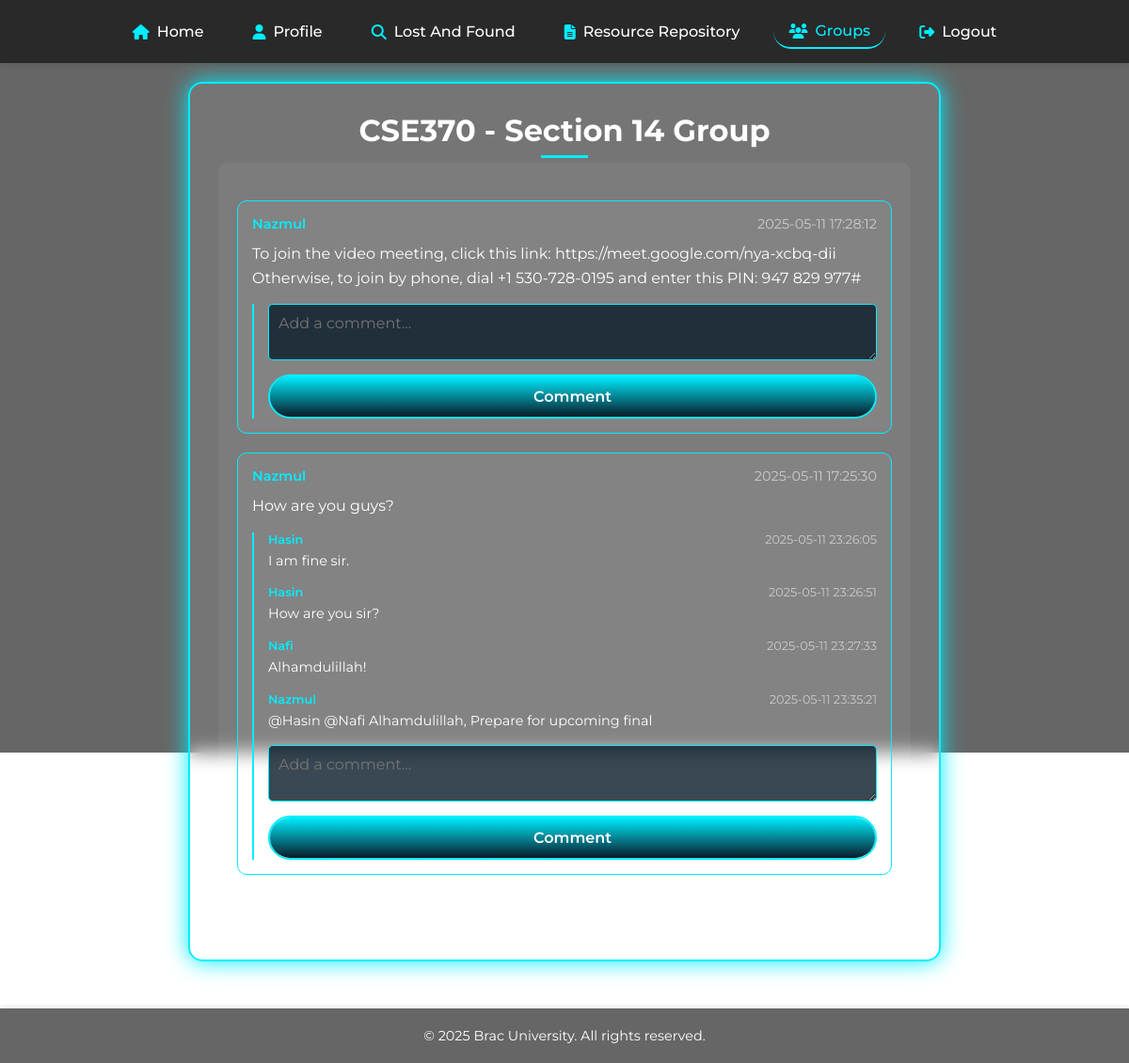
Screenshot of /group_post/group_posts.php?section_id=1114 (signed in) with the database file from the repository.
### tables this page shows
CREATE TABLE `sections` (
  `section_id` int(11) NOT NULL AUTO_INCREMENT,
  `course_code` varchar(10) NOT NULL,
  `faculty` varchar(50) NOT NULL,
  `section` int(11) NOT NULL,
  PRIMARY KEY (`section_id`)
);

CREATE TABLE `group_post` (
  `post_id` int(11) NOT NULL AUTO_INCREMENT,
  `content` text NOT NULL,
  `timestamp` timestamp NOT NULL DEFAULT current_timestamp() ON UPDATE current_timestamp(),
  `user_id` int(11) NOT NULL,
  `section_id` int(11) NOT NULL,
  PRIMARY KEY (`post_id`),
  KEY `poster` (`user_id`),
  KEY `grouper` (`section_id`),
  CONSTRAINT `grouper` FOREIGN KEY (`section_id`) REFERENCES `sections` (`section_id`),
  CONSTRAINT `poster` FOREIGN KEY (`user_id`) REFERENCES `user` (`user_id`)
);

CREATE TABLE `user` (
  `user_id` int(11) NOT NULL AUTO_INCREMENT,
  `username` varchar(50) NOT NULL,
  `email` varchar(100) NOT NULL,
  `password` varchar(255) NOT NULL,
  `status` varchar(50) NOT NULL DEFAULT 'Offline',
  `id_no` int(11) DEFAULT NULL,
  PRIMARY KEY (`user_id`),
  UNIQUE KEY `email` (`email`),
  UNIQUE KEY `id_no` (`id_no`)
);

CREATE TABLE `comments` (
  `comment_id` int(11) NOT NULL AUTO_INCREMENT,
  `content` text NOT NULL,
  `timestamp` datetime NOT NULL,
  `user_id` int(11) NOT NULL,
  `post_id` int(11) NOT NULL,
  PRIMARY KEY (`comment_id`),
  KEY `commenter` (`user_id`),
  KEY `pos-ter` (`post_id`),
  CONSTRAINT `commenter` FOREIGN KEY (`user_id`) REFERENCES `user` (`user_id`),
  CONSTRAINT `pos-ter` FOREIGN KEY (`post_id`) REFERENCES `group_post` (`post_id`)
);

### group_post/group_posts.php (the view, shortened to what this page needs)
<?php
require_once '../connect.php';
$section_id = isset($_GET['section_id']) ? intval($_GET['section_id']) : 0;
$section_query = "SELECT course_code, section FROM sections WHERE section_id = $section_id";
$section_result = mysqli_query($conn, $section_query);
$section = mysqli_fetch_assoc($section_result);
$posts_query = "
    SELECT gp.post_id, gp.content, gp.timestamp, u.username
    FROM group_post gp
    JOIN user u ON gp.user_id = u.user_id
    WHERE gp.section_id = $section_id
    ORDER BY gp.timestamp DESC";
$posts_result = mysqli_query($conn, $posts_query);
?>
<!DOCTYPE html>
<html lang="en">
<head>
    <link rel="stylesheet" href="style.css">
</head>
<body>
    <div class="bg-overlay"></div>
    <main>
        <nav>
            <a href="../index.php">Home</a>
            <a href="../Profile_dashboard/profile.php">Profile</a>
            <a href="../lost_and_found/lost_and_foundpage.php">Lost And Found</a>
            <a href="../Resource_Repository/resourcepage.php">Resource Repository</a>
            <a href="group_select.php" class="active">Groups</a>
            <a href="../logout.php">Logout</a>
        </nav>
        <div class="container posts-section">
            <h1><?= ($section['course_code']) ?> - Section <?= ($section['section']) ?> Group</h1>
            <div class="section card">
                <div class="posts-feed">
                    <?php if (mysqli_num_rows($posts_result) == 0): ?>
                        <p class="no-posts">No posts available yet.</p>
                    <?php else: ?>
                        <?php while ($post = mysqli_fetch_assoc($posts_result)): ?>
                            <div class="post">
                                <div class="post-header">
                                    <span class="username"><?= ($post['username']) ?></span>
                                    <span class="timestamp"><?= ($post['timestamp']) ?></span>
                                </div>
                                <div class="post-content">
                                    <p><?= ($post['content']) ?></p>
                                </div>
                                <div class="comments-section">
                                    <?php
                                    $comments_query = "
                                        SELECT c.content, c.timestamp, u.username
                                        FROM comments c
                                        JOIN user u ON c.user_id = u.user_id
                                        WHERE c.post_id = {$post['post_id']}
                                        ORDER BY c.timestamp ASC";
                                    $comments_result = mysqli_query($conn, $comments_query);
                                    while ($comment = mysqli_fetch_assoc($comments_result)):
                                    ?>
                                        <div class="comment">
                                            <div class="comment-header">
                                                <span class="username"><?= ($comment['username']) ?></span>
                                                <span class="timestamp"><?= ($comment['timestamp']) ?></span>
                                            </div>
                                            <p><?= ($comment['content']) ?></p>
                                        </div>
                                    <?php endwhile; ?>
                                    <form action="" method="POST" class="report-form comment-form">
                                        <textarea name="comment_content" placeholder="Add a comment..." required></textarea>
                                        <button type="submit" class="btn">Comment</button>
                                    </form>
                                </div>
                            </div>
                        <?php endwhile; ?>
                    <?php endif; ?>
                </div>
            </div>
        </div>
    </main>
    <footer class="site-footer">
        © 2025 Brac University. All rights reserved.
    </footer>
</body>
</html>

### group_post/style.css (style rules this page uses)
* { margin: 0; padding: 0; box-sizing: border-box; font-family: 'Montserrat', sans-serif; }
html, body { height: 100%; margin: 0; }
body { min-height: 100vh; background: url('https://ceramicbangladesh.com/wp-content/uploads/2025/02/Asset-14_13_11zon.webp') no-repeat center/cover fixed; position: relative; overflow-x: hidden; display: flex; flex-direction: column; }
.bg-overlay { position: fixed; top: 0; left: 0; width: 100vw; height: 100vh; background: rgba(0, 0, 0, 0.6); z-index: -1; pointer-events: none; }
main { flex: 1 0 auto; }
nav { display: flex; justify-content: center; gap: 20px; padding: 15px 0; background: rgba(0, 0, 0, 0.6); box-shadow: 0 2px 5px rgba(0, 0, 0, 0.1); position: sticky; top: 0; z-index: 1000; animation: fadeInUp 0.5s ease-out 0.2s backwards; }
nav a { text-decoration: none; color: #fff; font-size: 1rem; font-weight: 500; padding: 8px 16px; border-radius: 20px; transition: background 0.3s ease, color 0.3s ease, transform 0.3s ease; display: flex; align-items: center; gap: 8px; }
nav a::before { font-family: 'Font Awesome 6 Free'; font-weight: 900; color: #0ef; }
nav a[href="../index.php"]::before { content: '\f015'; }
nav a[href="../Profile_dashboard/profile.php"]::before { content: '\f007'; }
nav a[href="../lost_and_found/lost_and_foundpage.php"]::before { content: '\f002'; }
nav a[href="../Resource_Repository/resourcepage.php"]::before { content: '\f15c'; }
nav a[href="group_select.php"]::before { content: '\f0c0'; }
nav a[href="../logout.php"]::before { content: '\f2f5'; }
nav a.active { border-bottom: 2px solid #0ef; color: #0ef; }
nav a.active::before { color: #0ef; }
.container { margin: 20px auto; margin-bottom: 50px; background: rgba(255, 255, 255, 0.1); backdrop-filter: blur(10px); border: 2px solid #0ef; box-shadow: 0 0 25px #0ef; border-radius: 15px; padding: 30px; text-align: center; animation: fadeInUp 0.7s ease-out 0.4s backwards; }
.report-section, .posts-section { width: 80%; max-width: 800px; }
.container h1 { font-size: 2rem; color: #fff; margin-bottom: 15px; position: relative; }
.container h1::after { content: ''; width: 50px; height: 3px; background: #0ef; position: absolute; bottom: -10px; left: 50%; transform: translateX(-50%); }
.card { background: rgba(255, 255, 255, 0.05); border-radius: 10px; padding: 20px; margin-bottom: 20px; text-align: left; animation: fadeInUp 0.7s ease-out 0.5s backwards; }
.report-form { display: flex; flex-direction: column; gap: 15px; margin: 0 auto; }
.report-form select, .report-form textarea { padding: 10px; font-size: 1rem; color: #0ef; background: rgba(8, 27, 41, 0.8); border: 1px solid #0ef; border-radius: 5px; transition: border-color 0.3s ease, background 0.3s ease; }
.report-form textarea { resize: vertical; min-height: 100px; }
.report-form.comment-form textarea { min-height: 60px; }
.btn { display: inline-block; padding: 12px 24px; background: transparent; border: 2px solid #0ef; color: #fff; border-radius: 40px; font-size: 1rem; font-weight: 600; text-decoration: none; position: relative; overflow: hidden; transition: transform 0.3s ease; z-index: 1; }
.btn::before { content: ''; position: absolute; top: -100%; left: 0; width: 100%; height: 300%; background: linear-gradient(#081b29, #0ef, #081b29, #0ef); z-index: -1; transition: top 0.5s ease; }
.posts-feed { margin-top: 20px; }
.post { background: rgba(255, 255, 255, 0.05); border: 1px solid #0ef; border-radius: 10px; padding: 15px; margin-bottom: 20px; }
.post-header { display: flex; justify-content: space-between; font-size: 0.9rem; color: #fff; margin-bottom: 10px; }
.post-content p { font-size: 1rem; color: #fff; line-height: 1.6; }
.comments-section { margin-top: 15px; padding-left: 15px; border-left: 2px solid #0ef; }
.comment { margin-bottom: 15px; }
.comment-header { display: flex; justify-content: space-between; font-size: 0.8rem; color: #fff; margin-bottom: 5px; }
.comment p { font-size: 0.9rem; color: #fff; line-height: 1.5; }
.username { font-weight: 600; color: #0ef; }
.timestamp { color: #ccc; }
.site-footer { flex-shrink: 0; text-align: center; padding: 20px; background: rgba(0, 0, 0, 0.6); backdrop-filter: blur(10px); box-shadow: 0 -2px 5px rgba(0, 0, 0, 0.1); font-size: 0.9rem; color: #fff; animation: fadeInUp 0.7s ease-out 0.6s backwards; }

### rows the page displays
sections: course_code "CSE370", section "14"
group_post: user.username "Nazmul", timestamp "2025-05-11 17:28:12", content "To join the video meeting, click this link: https://meet.google.com/nya-xcbq-dii Otherwise, to join by phone, dial +1 530-728-0195 and enter this PIN: 947 829 977#"
group_post: user.username "Nazmul", timestamp "2025-05-11 17:25:30", content "How are you guys?"
comments: user.username "Hasin", timestamp "2025-05-11 23:26:05", content "I am fine sir."
comments: user.username "Hasin", timestamp "2025-05-11 23:26:51", content "How are you sir?"
comments: user.username "Nafi", timestamp "2025-05-11 23:27:33", content "Alhamdulillah!"
comments: user.username "Nazmul", timestamp "2025-05-11 23:35:21", content "@Hasin @Nafi Alhamdulillah, Prepare for upcoming final"
